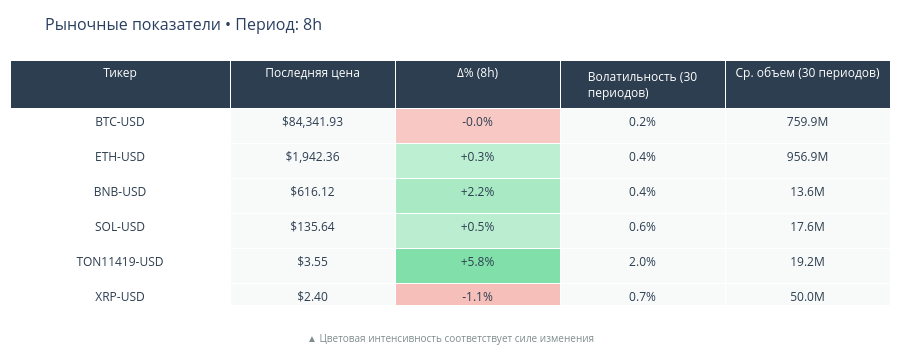

Here is the notebook cell this chart was saved with:
### Code cell
cryptos_viz.plot_market_overview(period='8h')

### Figure 1 — Plotly figure (JSON) as saved in the notebook; plotly's stock layout.template omitted (floating-point values rounded to 4 significant figures)
{"data": [{"cells": {"fill": {"color": ["white", "#f8f9f9", ["rgba(231, 76, 60, 0.3006634785152175)", "rgba(46, 204, 113, 0.31458502779172903)", "rgba(46, 204, 113, 0.4130724688484799)", "rgba(46, 204, 113, 0.3268507514008879)", "rgba(46, 204, 113, 0.6)", "rgba(231, 76, 60, 0.35674267615780775)"], "#f8f9f9", "#f8f9f9"]}, "font": {"color": "#2c3e50", "size": 12}, "height": 35, "values": [["BTC-USD", "ETH-USD", "BNB-USD", "SOL-USD", "TON11419-USD", "XRP-USD"], ["$84,341.93", "$1,942.36", "$616.12", "$135.64", "$3.55", "$2.40"], ["-0.0%", "+0.3%", "+2.2%", "+0.5%", "+5.8%", "-1.1%"], ["0.2%", "0.4%", "0.4%", "0.6%", "2.0%", "0.7%"], ["759.9M", "956.9M", "13.6M", "17.6M", "19.2M", "50.0M"]]}, "columnwidth": [2, 1.5, 1.5, 1.5, 1.5], "header": {"fill": {"color": "#2c3e50"}, "font": {"color": "white", "size": 12}, "height": 35, "values": ["Тикер", "Последняя цена", "Δ% (8h)", "Волатильность (30 периодов)", "Ср. объем (30 периодов)"]}, "type": "table"}], "layout": {"annotations": [{"font": {"color": "#7f8c8d", "size": 10}, "showarrow": false, "text": "▲ Цветовая интенсивность соответствует силе изменения", "x": 0.5, "xref": "paper", "y": -0.17, "yref": "paper"}], "height": 360, "margin": {"b": 55, "l": 10, "r": 10, "t": 60}, "title": {"font": {"size": 16}, "text": "Рыночные показатели • Период: 8h", "x": 0.05}}}
